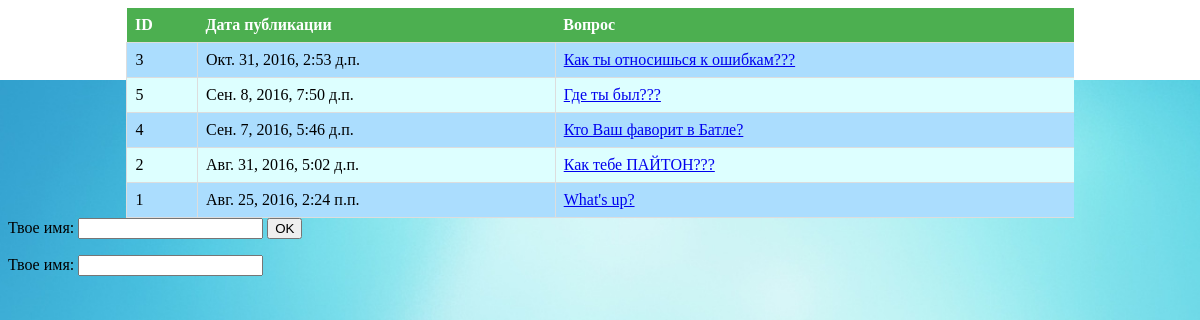
Screenshot of /polls/ with the database file from the repository.
### polls/models.py (models this page shows, shortened)
class Question(models.Model):
    question_text = models.CharField(max_length=200)
    pub_date = models.DateTimeField('date published')
    def was_published_recently(self):
        return self.pub_date >= timezone.now() - datetime.timedelta(days=1)
    was_published_recently.admin_order_field = 'pub_date'
    was_published_recently.boolean = True
    was_published_recently.short_description = 'Недавно опублекован?'

### polls/views.py (the view)
class IndexView(generic.ListView):
    template_name = 'polls/index.html'
    context_object_name = 'latest_question_list'
    def get_queryset(self):
        return Question.objects.filter(
        pub_date__lte=timezone.now()
        ).order_by('-pub_date')[:5]

### polls/templates/polls/index.html
{% load staticfiles %}
<link rel="stylesheet" type="text/css" href="{% static 'polls/style.css' %}" />
{% if latest_question_list %}
    <table>
     <th>ID</th>
     <th>Дата публикации</th>
     <th>Вопрос</th>
      {% for question in latest_question_list %}
        <tr>
          <td>{{ question.id }}</td>
          <td>{{ question.pub_date }}</td>
          <td><a href="{% url 'polls:detail' question.id %}">{{ question.question_text }}</a></td>
        </tr>
      {% endfor %}
    </table>
{% else %}
    <p>Нет доступный вопросов.</p>
{% endif %}
<form action="/your-name/" method="post">
    <label for="your_name">Твое имя: </label>
    <input id="your_name" type="text" name="your_name" value="{{ current_name }}">
    <input type="submit" value="OK">
</form>
<label for="your_name">Твое имя: </label>
<input id="your_name" type="text" name="your_name" maxlength="100">

### polls/static/polls/style.css (style rules this page uses)
table { border-collapse: collapse; width: 80%; margin: auto; }
th { text-align: left; padding: 8px; border-bottom: 1px solid #ddd; }
tr:nth-child(even) { background-color: #abddfe }
tr:nth-child(odd) { background-color: #ddffff }
th { background-color: #4CAF50; color: white; }
td { text-align: left; padding: 8px; border-bottom: 1px solid #ddd; border-left: 1px solid #ddd; }

### rows the page displays
Question: id "3", pub_date "Окт. 31, 2016, 2:53 д.п.", question_text "Как ты относишься к ошибкам???"
Question: id "5", pub_date "Сен. 8, 2016, 7:50 д.п.", question_text "Где ты был???"
Question: id "4", pub_date "Сен. 7, 2016, 5:46 д.п.", question_text "Кто Ваш фаворит в Батле?"
Question: id "2", pub_date "Авг. 31, 2016, 5:02 д.п.", question_text "Как тебе ПАЙТОН???"
Question: id "1", pub_date "Авг. 25, 2016, 2:24 п.п.", question_text "What's up?"
